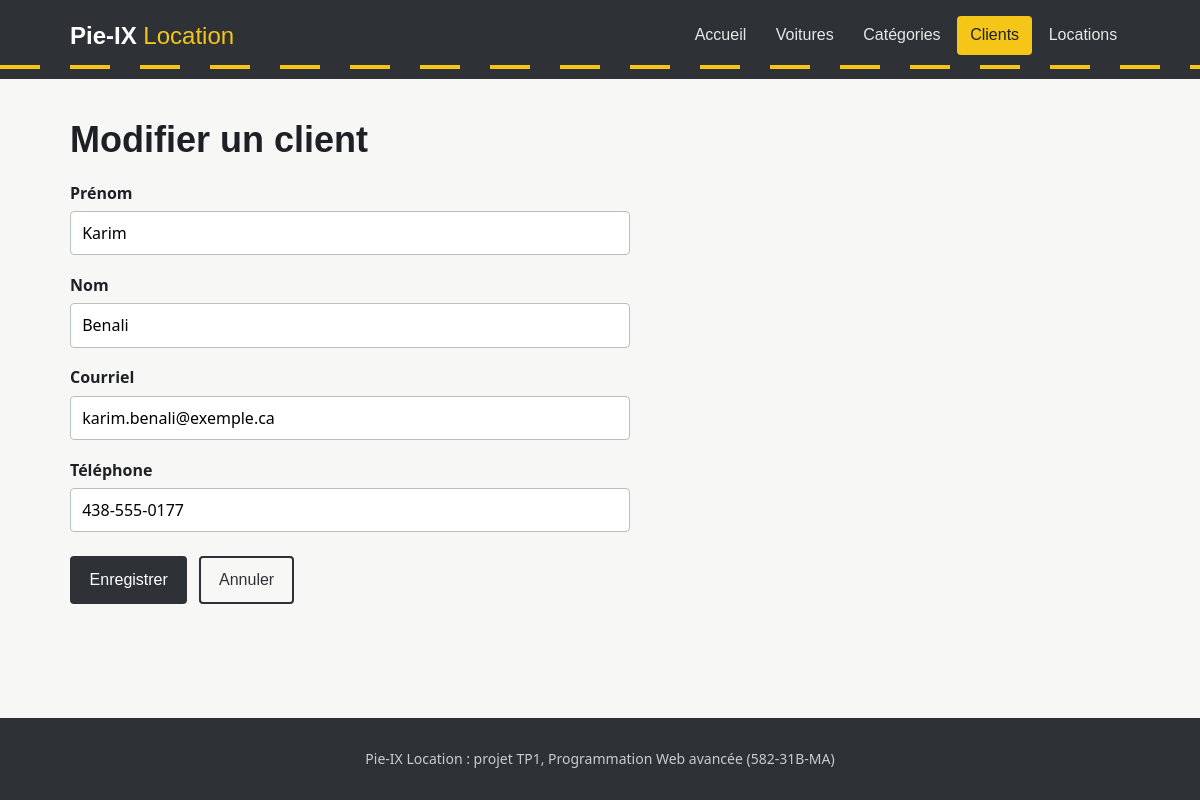
The page /client-edit.php?id=2 on the database its author committed.
### tables this page shows
CREATE TABLE client (
    id        INT AUTO_INCREMENT PRIMARY KEY,
    prenom    VARCHAR(50)  NOT NULL,
    nom       VARCHAR(50)  NOT NULL,
    courriel  VARCHAR(100) NOT NULL UNIQUE,
    telephone VARCHAR(20)
);

### Classe/CRUD.php (called while the page is built, shortened)
<?php
class CRUD extends PDO {
    public function selectId(string $table, int|string $value, $field = 'id'):bool|array{
        $sql = "SELECT * FROM $table WHERE $field = :$field";
        $stmt = $this->prepare($sql);
        $stmt->bindValue(":$field", $value);
        $stmt->execute();
        if($stmt->rowCount() == 1){
            return $stmt->fetch();
        }
        return false;
    }
}

### inc/fonctions.php (called while the page is built, shortened)
<?php
function e($valeur):string{
    return htmlspecialchars((string) $valeur, ENT_QUOTES, 'UTF-8');
}

### client-edit.php (the view, shortened to what this page needs)
<?php
require_once('inc/fonctions.php');
$client = new Client;
$c = $client->selectId('client', $_GET['id']);
require_once('inc/header.php');
?>
<form action="client-update.php" method="post" class="formulaire">
    <h1>Modifier un client</h1>
    <?php require('inc/form-client.php'); ?>
    <div class="actions">
        <input type="submit" class="btn" value="Enregistrer">
        <a href="client-show.php?id=<?= $c['id'] ?>" class="btn btn--sobre">Annuler</a>
    </div>
</form>
<?php require_once('inc/footer.php'); ?>

### inc/form-client.php (shortened to what this page needs)
<div class="champ">
    <label for="prenom">Prénom</label>
    <input id="prenom" name="prenom" value="<?= e($c['prenom']) ?>" required>
</div>
<div class="champ">
    <label for="nom">Nom</label>
    <input id="nom" name="nom" value="<?= e($c['nom']) ?>" required>
</div>
<div class="champ">
    <label for="courriel">Courriel</label>
    <input id="courriel" name="courriel" type="email" value="<?= e($c['courriel']) ?>" required>
</div>
<div class="champ">
    <label for="telephone">Téléphone</label>
    <input id="telephone" name="telephone" type="tel" value="<?= e($c['telephone']) ?>">
</div>

### css/style.css (style rules this page uses)
:root { --asphalte: #2e3236; --ligne: #f5c518; --papier: #f7f8f6; --encre: #1d2125; --gris: #5c646c; --bordure: #d7dbd8; --plaque: #1f4e9c; --danger: #b42318; --succes: #1e7b4a; --signal: Bahnschrift, "DIN Alternate", "Arial Narrow", sans-serif; --texte: system-ui, -apple-system, "Segoe UI", Roboto, sans-serif; }
* { box-sizing: border-box; }
body { margin: 0; background: var(--papier); color: var(--encre); font: 1rem/1.55 var(--texte); min-height: 100vh; display: flex; flex-direction: column; }
h1, h2, .logo, nav a, .btn, th { font-family: var(--signal); }
h1 { font-size: 2.25rem; line-height: 1.15; margin: 0 0 1.25rem; font-weight: 700; }
a { color: var(--plaque); }
.btn { display: inline-block; background: var(--asphalte); color: #fff; border: 2px solid var(--asphalte); padding: .6rem 1.1rem; border-radius: 4px; font-size: 1rem; text-decoration: none; cursor: pointer; }
.btn--sobre { background: transparent; color: var(--asphalte); }
.actions { display: flex; flex-wrap: wrap; gap: .75rem; margin-top: 1.5rem; }
.formulaire { max-width: 560px; }
.champ { margin-bottom: 1.1rem; border: 0; padding: 0; }
label, legend { display: block; font-weight: 600; margin-bottom: .35rem; }
input, select, textarea { width: 100%; font: inherit; padding: .55rem .7rem; border: 1px solid #b9bfbb; border-radius: 4px; background: #fff; }
input[type="submit"] { width: auto; }

### rows shown on the page
client: prenom "Karim", nom "Benali", courriel "karim.benali@exemple.ca", telephone "438-555-0177"

### other values the page prints
$lien[1] "Accueil"
$lien[1] "Voitures"
$lien[1] "Catégories"
$lien[1] "Clients"
$lien[1] "Locations"
